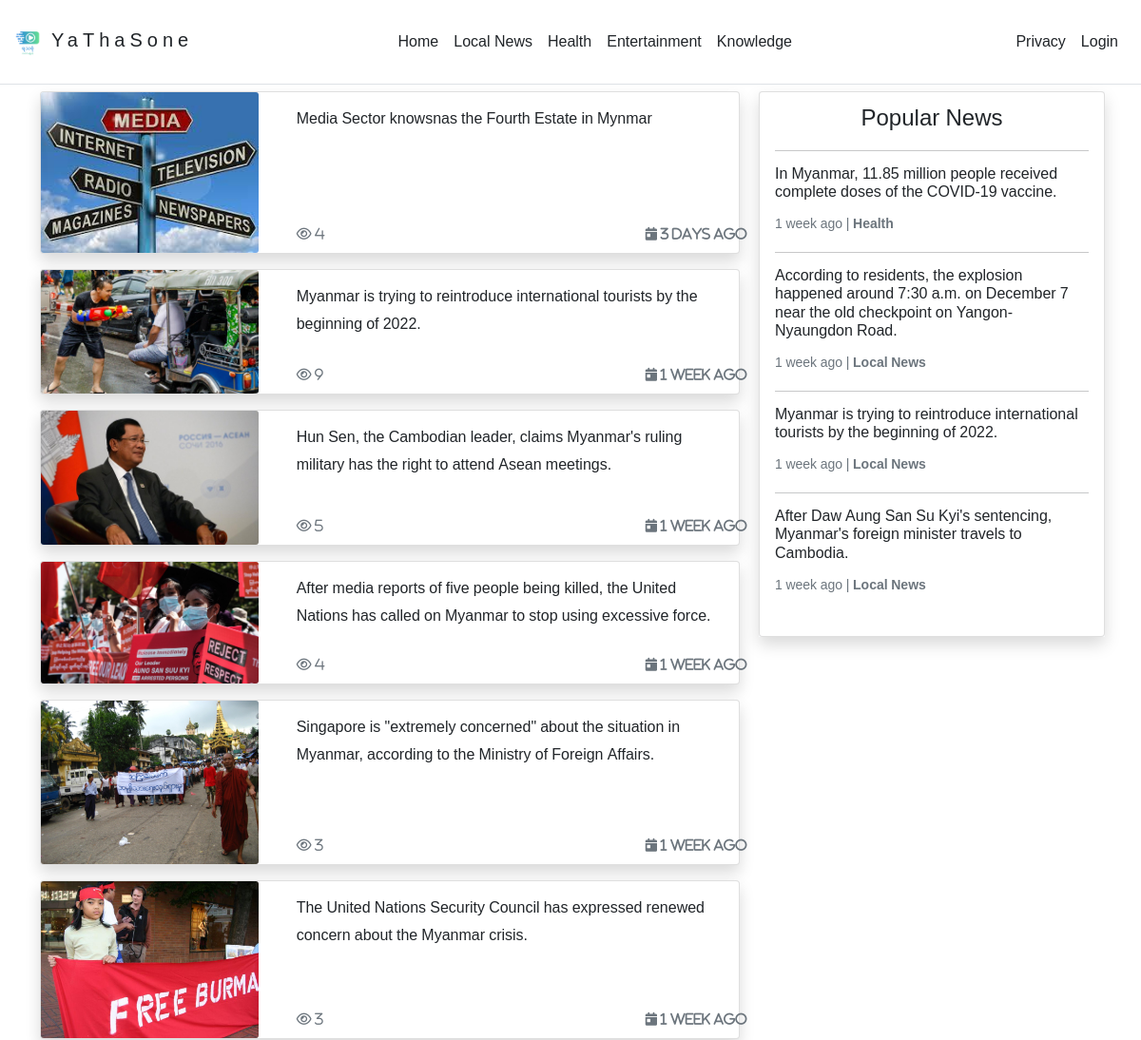
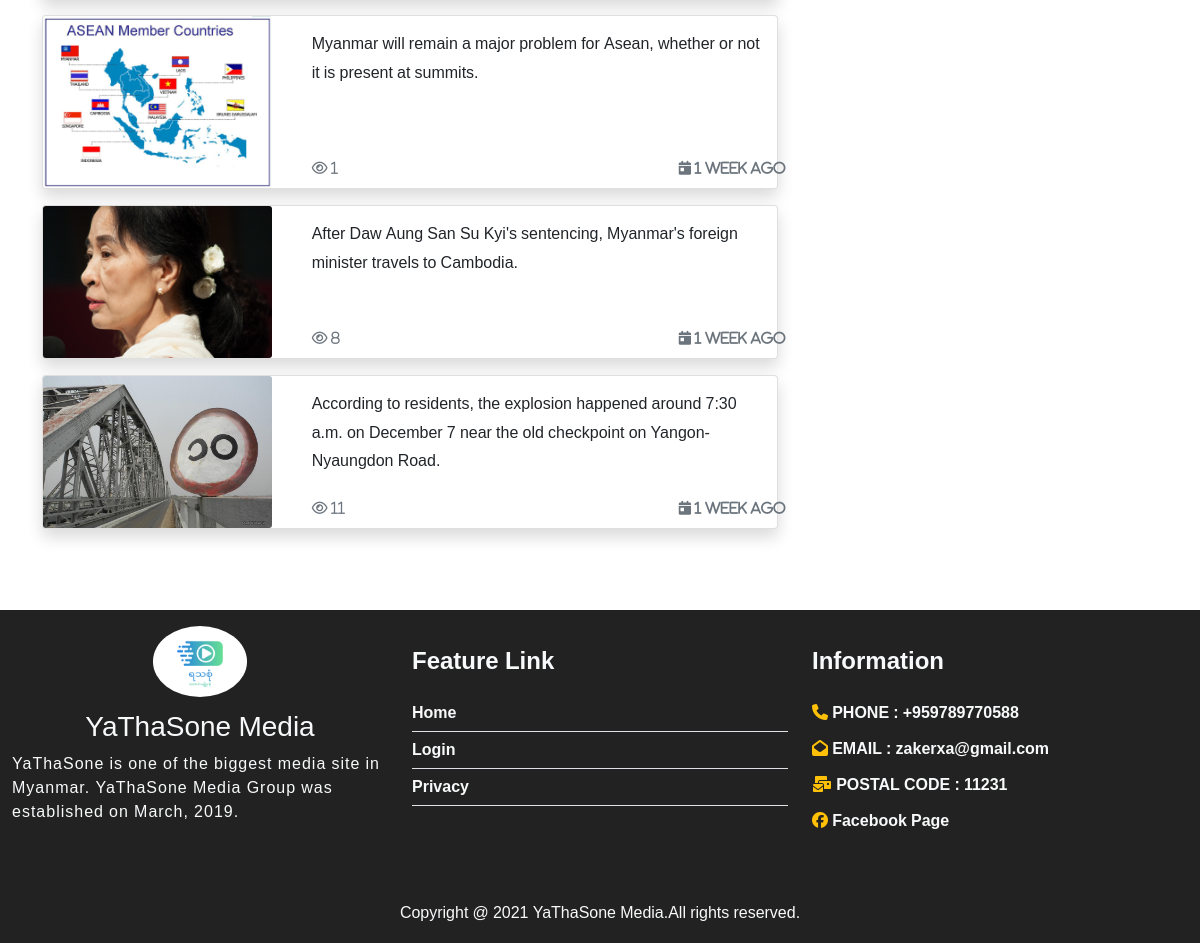
Page /cat.php?id=6 on the committed database (2 pictures, top to bottom).
### tables this page shows
CREATE TABLE `site` (
  `id` int(11) NOT NULL,
  `sitename` text NOT NULL,
  `logo` text NOT NULL,
  `modified_date` datetime NOT NULL DEFAULT CURRENT_TIMESTAMP
);

CREATE TABLE `categories` (
  `id` int(11) NOT NULL,
  `name` text NOT NULL
);

CREATE TABLE `blogs` (
  `id` int(11) NOT NULL,
  `title` text NOT NULL,
  `pimg` text NOT NULL,
  `fimg` text NOT NULL,
  `simg` text NOT NULL,
  `timg` text NOT NULL,
  `foimg` text NOT NULL,
  `fiimg` varchar(255) NOT NULL,
  `fcontent` mediumtext NOT NULL,
  `scontent` mediumtext NOT NULL,
  `tcontent` mediumtext NOT NULL,
  `focontent` mediumtext NOT NULL,
  `ficontent` mediumtext NOT NULL,
  `sicontent` mediumtext NOT NULL,
  `secontent` mediumtext NOT NULL,
  `link` varchar(255) NOT NULL,
  `category` int(10) NOT NULL,
  `blog_id` varchar(255) NOT NULL,
  `views` int(13) NOT NULL,
  `created_date` varchar(255) NOT NULL,
  `modified_date` datetime NOT NULL DEFAULT CURRENT_TIMESTAMP
);

### admin/tnc.php (called while the page is built, shortened)
<?php
function nc($n, $precision = 1)
{
    if ($n < 900) {
        $n_format = number_format($n, $precision);
        $suffix = '';
    } else if ($n < 900000) {
        $n_format = number_format($n / 1000, $precision);
        $suffix = 'K';
    } else if ($n < 900000000) {
        $n_format = number_format($n / 1000000, $precision);
        $suffix = 'M';
    } else if ($n < 900000000000) {
        $n_format = number_format($n / 1000000000, $precision);
        $suffix = 'B';
    } else {
        $n_format = number_format($n / 1000000000000, $precision);
        $suffix = 'T';
    }
    if ($precision > 0) {
        $dotzero = '.' . str_repeat('0', $precision);
        $n_format = str_replace($dotzero, '', $n_format);
    }
    return $n_format . $suffix;
}
function dnc($datetime, $full = false)
{
    $now = new DateTime;
    $ago = new DateTime($datetime);
    $diff = $now->diff($ago);
    $diff->w = floor($diff->d / 7);
    $diff->d -= $diff->w * 7;
    $string = array(
        'y' => 'year',
        'm' => 'month',
        'w' => 'week',
        'd' => 'day',
        'h' => 'hour',
        'i' => 'minute',
        's' => 'second',
    );
    foreach ($string as $k => &$v) {
        if ($diff->$k) {
            $v = $diff->$k . ' ' . $v . ($diff->$k > 1 ? 's' : '');
        } else {
            unset($string[$k]);
        }
    }
    if (!$full) {
        $string = array_slice($string, 0, 1);
    }
    return $string ? implode(', ', $string) . ' ago' : 'just now';
}
$stmtmaxview = $pdo->prepare("SELECT * FROM blogs ORDER BY views DESC LIMIT 4");
$maxview = $stmtmaxview->execute();
$maxview = $stmtmaxview->fetchAll();
$mostcat = [];
foreach ($maxview as $key => $value) {
    $blog_id = $maxview[$key]['category'];
    $stmtmostviewcat = $pdo->prepare("SELECT * FROM categories WHERE id=$blog_id");
    $stmtmostviewcat->execute();
    $mostcat[] = $stmtmostviewcat->fetchAll();
}

### cat.php (the view, shortened to what this page needs)
<?php
include "./config/config.php";
include "admin/tnc.php";
 $sitestmt = $pdo->prepare("SELECT * FROM site");
 $site = $sitestmt->execute();
 $site = $sitestmt->fetch(PDO::FETCH_ASSOC);
if (isset($_GET['id'])) {
    $cat_id = $_GET['id'];
    $stmt   = $pdo->prepare("SELECT * FROM blogs WHERE category=:id ORDER BY id DESC");
    $blog   = $stmt->execute(
        array(':id'=>$cat_id)
    );
    $blog   = $stmt->fetchAll();
}
if(empty($blog)){
    header("location:index.php");
    exit();
}else{
    $stmtmaxview  = $pdo->prepare("SELECT * FROM blogs ORDER BY views DESC LIMIT 4");
    $maxview    = $stmtmaxview->execute();
    $maxview    = $stmtmaxview->fetchAll();
     $mostcat = [];
    foreach($maxview as $key => $value){
     $blog_id = $maxview[$key]['category'];
     $stmtmostviewcat = $pdo->prepare("SELECT * FROM categories WHERE id=$blog_id");
     $stmtmostviewcat->execute();
     $mostcat[] = $stmtmostviewcat->fetchAll();
    }
}
?>
<!DOCTYPE html>
<html lang="en">
<head>
    <?php include("assets/link.php") ?>
</head>
<body>
 <?php include("./nav.php")?>
  <div class="container pt-5" id="cat">
    <div class="row pt-4 justify-content-center">
      <div id="yatha" class="col-lg-8 col-12 mt-4">
           <?php foreach($blog as $key => $row){ ?>
            <div  class="card shadow mb-3" style="cursor:pointer">
                <div class="row no-gutters" @click="articles('<?=$row["blog_id"]?>')">
                   <div class="col-md-4">
                     <img src="images/<?=$row['blog_id']?>/<?=$row['pimg']?>" class="card-img" alt="...">
                   </div>
                   <div class="col-md-8">
                       <div class="card-body">
                          <h6 class="card-title text-dark text-decoration-none" style="line-height: 1.8em;"><?=$row['title']?></h6>
                          <div class="row text-muted position-absolute w-100" style="bottom: 6px;">
                             <div class="col-6">
                                <p class="card-text mb-0"><small class="text-muted fa fa-eye"> <?=nc($row['views'])?></small></p>
                             </div>
                             <div class="col-6 text-right">
                                <p class="card-text mb-0"><small class="text-muted fas fa-calendar-day"> <?=dnc($row['created_date'])?></small></p>
                             </div>
                          </div>
                      </div>
                   </div>
                </div>
            </div>
          <?php } ?>
      </div>
       <div class="col-lg-4 d-none d-lg-block mt-3 position-relative p-0 p-lg-2">
          <div class=" " style="height: 200vh;">
                <div class="p-0 position-sticky bg-light shadow" style="top:20px;">
                   <div class="card">
                      <div class="card-body text-center">
                        <h4 class="card-text font-weight-bold">Popular News</h4>
                            <div class="col-12 pb-2 pt-2 p-0 text-start">
                                   <?php foreach($maxview as $key => $row){ ?>
                                       <div  class="card border-0  mb-3"style="cursor:pointer" >
                                       <hr class="m-0 p-0">
                                         <div class="row no-gutters" @click="mostview('<?=$row["blog_id"]?>')" >
                                               <div class="col-md-12 text-left">
                                                   <div class="card-body pt-3 pl-3 p-0">
                                                      <h6 class="card-title text-left text-dark text-decoration-none  font-weight-bold "><?=$row['title']?></h6>
                                                       <div class="pt-1">
                                                          <p class="card-text mb-0">
                                                          <small class="text-muted"><?=dnc($row['created_date'])?> |
                                                             <b>
                                                                <?= $mostcat[$key][0]['name'] ?>
                                                            </b>
                                                          </small></p>
                                                       </div>
                                                  </div>
                                               </div>
                                         </div>
                                    </div>
                                   <?php } ?>
                               </div>
                      </div>
                    </div>
                </div>
             </div>
       </div>
    </div>
  </div>
  <?php include("./footer.php");?>
</body>
</html>

### nav.php (shortened to what this page needs)
<?php
$catstmt  = $pdo->prepare("SELECT * FROM categories");
$category = $catstmt->execute();
$category = $catstmt->fetchAll();
?>
<nav class="navbar navbar-expand-lg border-bottom position-fixed w-100" style="font-family: sans-serif;background:#fff;z-index:9999">
  <div class="pl-0 mt-2">
    <h5 class="text-dark text-monospace p-1" style="letter-spacing: 5px;">
      <img src="./images/<?= $site['logo'] ?>" class="pr-1" width="50px" alt="logo" style="border-radius: 50px;"><?= $site['sitename'] ?>
    </h5>
  </div>
  <div class="collapse navbar-collapse" id="navbarNavAltMarkup">
    <ul class="navbar-nav m-md-auto m-3">
      <li class="nav-item">
        <a class="nav-link text-dark" href="./">Home</a>
      </li>
      <?php foreach ($category as $cat) { ?>
        <li class="nav-item">
          <a class="nav-link text-dark" href="cat.php?id=<?= $cat['id'] ?>"><?= $cat['name'] ?></a>
        </li>
      <?php } ?>
    </ul>
    <ul class="navbar-nav ml-md-auto m-3">
       <li class="nav-item">
          <a class="nav-link text-dark" href="privacy.php"> Privacy</a>
        </li>
      <?php if (isset($_COOKIE['id'])) {  ?>
        <li class="nav-item">
          <a class="nav-link text-dark" href="logout.php"> Logout</a>
        </li>
      <?php } else { ?>
        <li class="nav-item">
          <a class="nav-link text-dark" href="login.php"> Login</a>
        </li>
      <?php } ?>
    </ul>
  </div>
</nav>

### footer.php
<div class="footer" style="background-color: #222;">
    <div class="container-fluid">
        <div class="row pt-3 pb-5">
            <div class="col-12 col-lg-4 text-center text-light">
                <img src="images/<?= $site['logo'] ?>" alt="" class="w-25 mb-3" style="border-radius: 100%;">
                <h3><?= $site['sitename'] ?> Media</h3>
                <p class="text-light text-start" style="letter-spacing: 1px;">
                    <?= $site['sitename'] ?> is one of the biggest media site in Myanmar.
                    <?= $site['sitename'] ?> Media Group was established on March, 2019.
                </p>
            </div>
            <div class="col-12 col-lg-4">
                <h4 class="fw-bold pl-3 pb-2 pt-4 text-light">Feature Link</h4>
                <ul class=" p-0" style="list-style: none;">
                    <li class="border-bottom fw-bold pb-1 pt-2"><a style="text-decoration: none;" href="/" class="text-light">Home</a></li>
                    <?php if (isset($_COOKIE['id'])) {  ?>
                        <li class="border-bottom fw-bold pb-1 pt-2">
                            <a style="text-decoration: none;" class="text-light" href="logout.php"> Logout</a>
                        </li>
                    <?php } else { ?>
                        <li class="border-bottom fw-bold pb-1 pt-2">
                            <a style="text-decoration: none;" class="text-light" href="login.php"> Login</a>
                        </li>
                    <?php } ?>
                    <li class="border-bottom fw-bold pb-1 pt-2"><a style="text-decoration: none;" href="privacy.php" class="text-light">Privacy</a></li>
                </ul>
            </div>
            <div class="col-12 col-lg-4">
                <h4 class="fw-bold pl-3 pb-2 pt-4 text-light">Information </h4>
                <ul class=" p-0" style="list-style: none;">
                    <li class="border-left pl-3 pb-1 pt-2"><i class="fa fa-phone text-warning"></i><a  style="text-decoration: none;" href="tel:+959777637858" class="text-light fw-bold pb-1"> PHONE : +959789770588</a></li>
                    <li class="border-left pl-3 pb-1 pt-2"><i class="fas fa-envelope-open text-warning  "></i> <a  style="text-decoration: none;"href="#" class="text-light fw-bold pb-1"> EMAIL : zakerxa@gmail.com</a></li>
                    <li class="border-left pl-3 pb-1 pt-2"><i class="fas fa-mail-bulk text-warning"></i><a  style="text-decoration: none;"href="#" class="text-light fw-bold pb-1"> POSTAL CODE : 11231</a></li>
                    <li class="border-left pl-3 pb-1 pt-2"><i class="fab fa-facebook text-warning"></i><a  style="text-decoration: none;"href="https://web.facebook.com/YaThaSoneWeb/" class="text-light fw-bold pb-1"> Facebook Page</a></li>
                </ul>
            </div>
        </div>
        <div class="row justify-content-center">
            <div class="col-12 text-light text-center">
                <p>Copyright @ <?= date('Y') ?> <?= $site['sitename'] ?> Media.All rights reserved.</p>
            </div>
        </div>
    </div>
</div>

### assets/link.php (style rules this page uses)
body, html { font-family: 'Noto Sans Myanmar', sans-serif; }

### rows in the picture
site: logo (picture), sitename "YaThaSone"
categories: name "Local News"
categories: name "Health"
categories: name "Entertainment"
categories: name "Knowledge"
blogs: blog+pimg (picture), title "Media Sector knowsnas the Fourth Estate in Mynmar", views "4", created_date "3 days ago"
blogs: blog+pimg (picture), title "Myanmar is trying to reintroduce international tourists by the beginning of 2022.", views "9", created_date "1 week ago"
blogs: blog+pimg (picture), title "Hun Sen, the Cambodian leader, claims Myanmar's ruling military has the right to attend Asean meetings.", views "5", created_date "1 week ago"
blogs: blog+pimg (picture), title "After media reports of five people being killed, the United Nations has called on Myanmar to stop using excessive force.", views "4", created_date "1 week ago"
blogs: blog+pimg (picture), title "Singapore is \"extremely concerned\" about the situation in Myanmar, according to the Ministry of Foreign Affairs.", views "3", created_date "1 week ago"
blogs: blog+pimg (picture), title "The United Nations Security Council has expressed renewed concern about the Myanmar crisis.", views "3", created_date "1 week ago"
blogs: blog+pimg (picture), title "Myanmar will remain a major problem for Asean, whether or not it is present at summits.", views "1", created_date "1 week ago"
blogs: blog+pimg (picture), title "After Daw Aung San Su Kyi's sentencing, Myanmar's foreign minister travels to Cambodia.", views "8", created_date "1 week ago"
blogs: blog+pimg (picture), title "According to residents, the explosion happened around 7:30 a.m. on December 7 near the old checkpoint on Yangon-Nyaungdon Road.", views "11", created_date "1 week ago"
blogs: title "In Myanmar, 11.85 million people received complete doses of the COVID-19 vaccine.", created_date "1 week ago"
